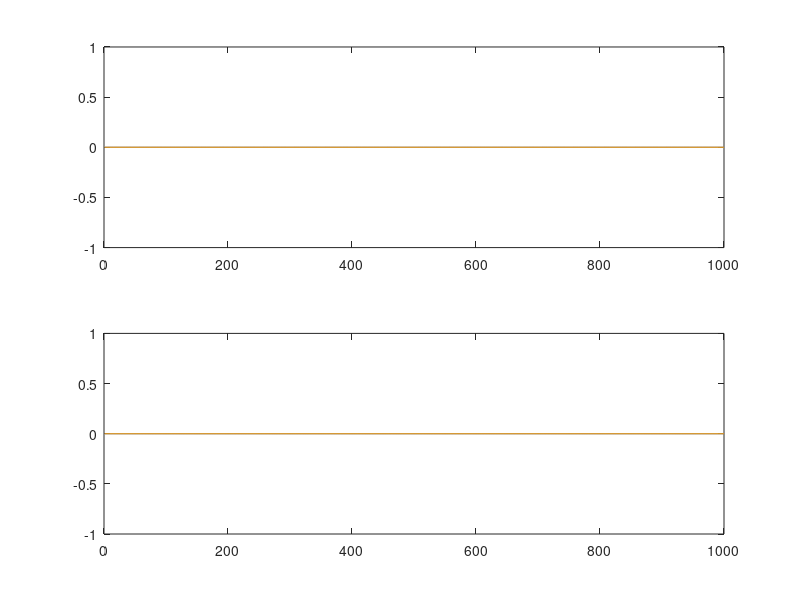

The MATLAB source for this figure: (Note: this script raises an error after producing the figure.)
%% This octave script reads directly from a /dev/tty and plots the data in 
%  real time
%
%  Author: Simon Bertling, 2018
%
%  Known problems:
%   - The tty properties (like parity bits) must be set somehow before runngin
%     this script. I usually use minicom
%   - If the data processing takes up too much time, the plotting does not catch
%     up to the data.

more off;
close all;

fname = "/dev/ttyUSB0";

N_values = 3;
N_buffer = 1000;
N_plot_freq = 200;

Ts = 1e-3;
Fs = 1/Ts;
t = 0:Ts:N_buffer*Ts;

% Open device
fid = fopen(fname);  

% Initialize data vectors
A = zeros(N_buffer,N_values);
B = zeros(N_buffer,N_values);
plot_handle = [];
k = 0;
r = 1;

% Create plot handles
% We use set to update the data afterwards
fig_handle = figure();
sub_plot_handle1 = subplot(2,1,1);
plot_handle1 = plot(A);
sub_plot_handle2 = subplot(2,1,2);
plot_handle2 = plot(B);

%% Main loop
%  As soon as the plot gets close, this loop will end
while ishandle(fig_handle)
  % Check for buffer end
  if k < N_buffer
    k = k+1;
  else
    k = 1;
  end
  
  % Read one line from the device
  line = textscan(fgetl(fid),"%d");
  
  % Now put the values into the buffer vector
  for n_value=1:N_values
    try 
      A(k,n_value) = line{1}(n_value);
    catch
      A(k,n_value) = NaN;
    end
  end
  
  % Plot every N_plot_freq
  if mod(k,N_plot_freq) == 0
    % Reassamble buffer
    B = [A(k+1:end,:); A(1:r-1,:); A(r:k,:)]*5/1024;
    r = r + N_plot_freq;
    if r > N_buffer
      r = 1;
    end
    % Plot result
    % Using set appears to be much faster, but does not work well with matrices
    %set(plot_handle1,'YData',A);
    %set(plot_handle2,'YData',B);
    subplot(2,1,1);
    plot(B);
    subplot(2,1,2);
    Y = 10*log10(abs(fft(B)/N_buffer));
    plot(Y(1:floor(N_buffer/2),:));
    drawnow();
  end
end

disp("Closing...");
fclose(fid);
disp("Script done.");
